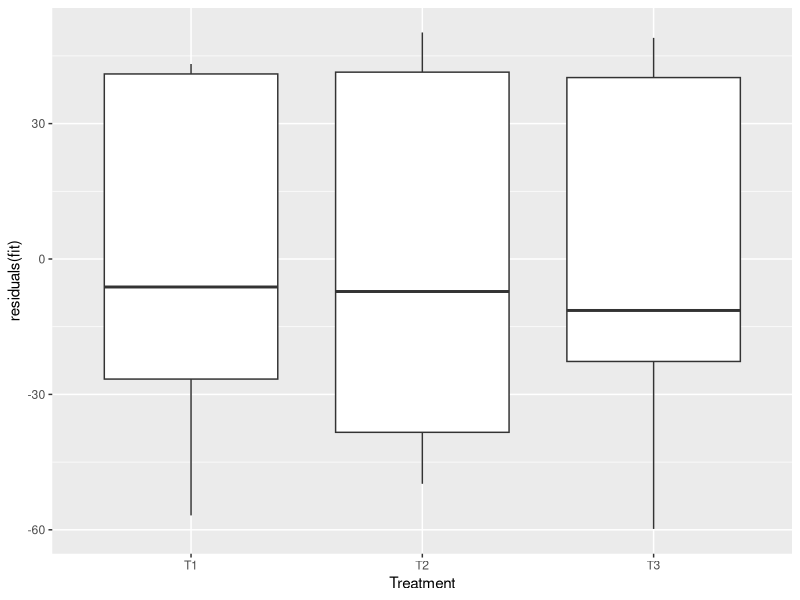
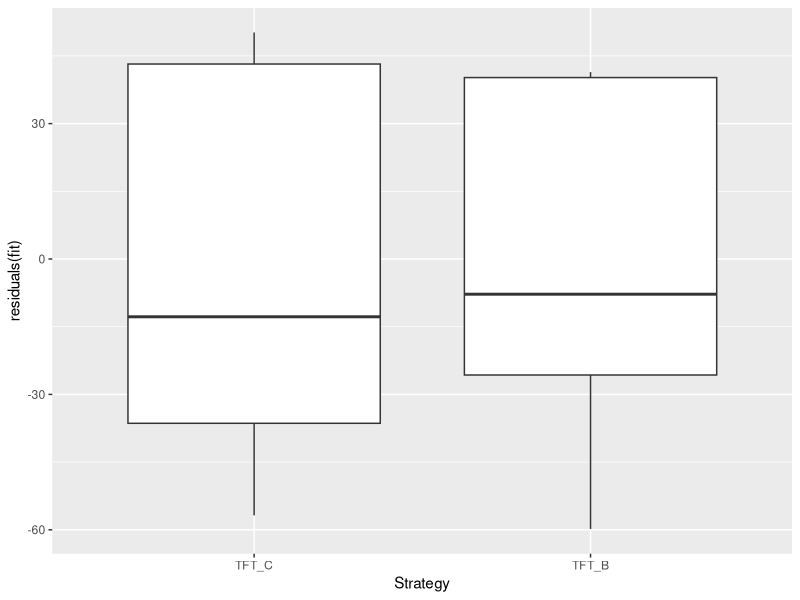
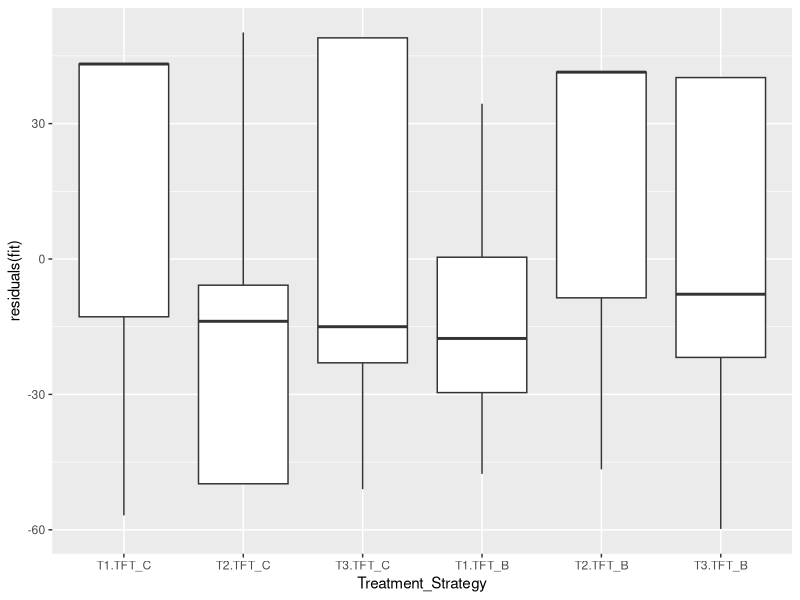

R code for these plots, in order:
setwd("/Users/samharrison/Documents/data_sci/chatgpt_prisoners_dilemma")

# read
data <- read.csv("raw_data.csv")

# factorize / rename levels
data$Treatment <- factor(data$Treatment)
data$Treatment <- relevel(data$Treatment, ref = "T1")
data$Strategy <- factor(data$Strategy)
data$Strategy <- relevel(data$Strategy, ref = "TFT_C")
# create Treatment_Strategy column
data$Treatment_Strategy <- interaction(data$Treatment, data$Strategy)

# filter data to include main variables of interest
data <- data[, c("Treatment", "Strategy", "Treatment_Strategy", "Yi")]

# fit the model, and summarize
options(contrasts=c("contr.sum", "contr.sum"))
fit <- aov(Yi ~ Treatment + Strategy, data)
summary(fit)

# coefficient analysis
coef(fit)

# Extract the residuals
residuals <- residuals(fit)

library(ggplot2)
ggplot(data, aes(x = Treatment, y = residuals(fit))) +
  geom_boxplot()

ggplot(data, aes(x = Strategy, y = residuals(fit))) +
  geom_boxplot()

ggplot(data, aes(x = Treatment_Strategy, y = residuals(fit))) +
  geom_boxplot()


